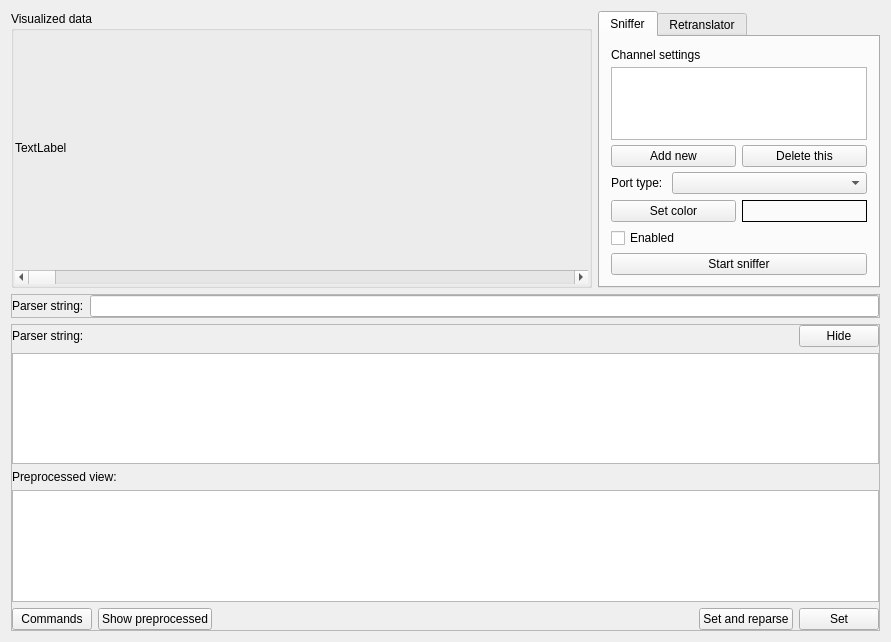
<?xml version="1.0" encoding="UTF-8"?>
<ui version="4.0">
 <class>MainWindow</class>
 <widget class="QMainWindow" name="MainWindow">
  <property name="geometry">
   <rect>
    <x>0</x>
    <y>0</y>
    <width>891</width>
    <height>642</height>
   </rect>
  </property>
  <property name="sizePolicy">
   <sizepolicy hsizetype="Expanding" vsizetype="Expanding">
    <horstretch>0</horstretch>
    <verstretch>0</verstretch>
   </sizepolicy>
  </property>
  <property name="windowTitle">
   <string>MainWindow</string>
  </property>
  <widget class="QWidget" name="centralWidget">
   <property name="sizePolicy">
    <sizepolicy hsizetype="Expanding" vsizetype="Expanding">
     <horstretch>0</horstretch>
     <verstretch>0</verstretch>
    </sizepolicy>
   </property>
   <layout class="QGridLayout" name="gridLayout">
    <item row="0" column="0">
     <widget class="QGroupBox" name="groupBox">
      <property name="title">
       <string>Visualized data</string>
      </property>
      <layout class="QVBoxLayout" name="verticalLayout_2">
       <property name="spacing">
        <number>1</number>
       </property>
       <property name="leftMargin">
        <number>1</number>
       </property>
       <property name="topMargin">
        <number>1</number>
       </property>
       <property name="rightMargin">
        <number>1</number>
       </property>
       <property name="bottomMargin">
        <number>1</number>
       </property>
       <item>
        <layout class="QVBoxLayout" name="verticalLayout">
         <item>
          <widget class="SelfResizingLabel" name="label">
           <property name="sizePolicy">
            <sizepolicy hsizetype="Minimum" vsizetype="Minimum">
             <horstretch>0</horstretch>
             <verstretch>0</verstretch>
            </sizepolicy>
           </property>
           <property name="text">
            <string>TextLabel</string>
           </property>
           <property name="scaledContents">
            <bool>true</bool>
           </property>
          </widget>
         </item>
         <item>
          <widget class="QScrollBar" name="horizontalScrollBar">
           <property name="maximum">
            <number>10000</number>
           </property>
           <property name="orientation">
            <enum>Qt::Horizontal</enum>
           </property>
          </widget>
         </item>
        </layout>
       </item>
      </layout>
     </widget>
    </item>
    <item row="0" column="1">
     <widget class="QTabWidget" name="tabWidget">
      <property name="sizePolicy">
       <sizepolicy hsizetype="Fixed" vsizetype="Expanding">
        <horstretch>0</horstretch>
        <verstretch>0</verstretch>
       </sizepolicy>
      </property>
      <property name="currentIndex">
       <number>0</number>
      </property>
      <widget class="QWidget" name="snifferTab">
       <attribute name="title">
        <string>Sniffer</string>
       </attribute>
       <layout class="QVBoxLayout" name="verticalLayout_5">
        <property name="spacing">
         <number>5</number>
        </property>
        <item>
         <widget class="QLabel" name="label_2">
          <property name="sizePolicy">
           <sizepolicy hsizetype="Minimum" vsizetype="Minimum">
            <horstretch>0</horstretch>
            <verstretch>0</verstretch>
           </sizepolicy>
          </property>
          <property name="text">
           <string>Channel settings</string>
          </property>
         </widget>
        </item>
        <item>
         <widget class="QListWidget" name="channelList">
          <property name="sizePolicy">
           <sizepolicy hsizetype="Minimum" vsizetype="Expanding">
            <horstretch>0</horstretch>
            <verstretch>0</verstretch>
           </sizepolicy>
          </property>
          <property name="resizeMode">
           <enum>QListView::Adjust</enum>
          </property>
         </widget>
        </item>
        <item>
         <layout class="QHBoxLayout" name="listButtons">
          <item>
           <widget class="QPushButton" name="addChannel">
            <property name="text">
             <string>Add new</string>
            </property>
           </widget>
          </item>
          <item>
           <widget class="QPushButton" name="deleteChannel">
            <property name="text">
             <string>Delete this</string>
            </property>
           </widget>
          </item>
         </layout>
        </item>
        <item>
         <widget class="QFrame" name="channelSettings">
          <property name="frameShape">
           <enum>QFrame::NoFrame</enum>
          </property>
          <property name="frameShadow">
           <enum>QFrame::Plain</enum>
          </property>
          <property name="lineWidth">
           <number>0</number>
          </property>
          <layout class="QVBoxLayout" name="verticalLayout_3">
           <property name="leftMargin">
            <number>0</number>
           </property>
           <property name="topMargin">
            <number>0</number>
           </property>
           <property name="rightMargin">
            <number>0</number>
           </property>
           <property name="bottomMargin">
            <number>0</number>
           </property>
           <item>
            <layout class="QFormLayout" name="portTypeLayout">
             <property name="fieldGrowthPolicy">
              <enum>QFormLayout::AllNonFixedFieldsGrow</enum>
             </property>
             <item row="0" column="0">
              <widget class="QLabel" name="portLabel">
               <property name="text">
                <string>Port type: </string>
               </property>
              </widget>
             </item>
             <item row="0" column="1">
              <widget class="QComboBox" name="portTypeComboBox"/>
             </item>
            </layout>
           </item>
           <item>
            <layout class="QFormLayout" name="portSettingsForm"/>
           </item>
           <item>
            <layout class="QHBoxLayout" name="horizontalLayout_2">
             <item>
              <widget class="QPushButton" name="channelSetColor">
               <property name="text">
                <string>Set color</string>
               </property>
              </widget>
             </item>
             <item>
              <widget class="QLabel" name="channelColor">
               <property name="frameShape">
                <enum>QFrame::Box</enum>
               </property>
               <property name="frameShadow">
                <enum>QFrame::Plain</enum>
               </property>
               <property name="text">
                <string/>
               </property>
              </widget>
             </item>
            </layout>
           </item>
           <item>
            <widget class="QCheckBox" name="channelEnable">
             <property name="text">
              <string>Enabled</string>
             </property>
            </widget>
           </item>
          </layout>
         </widget>
        </item>
        <item>
         <spacer name="verticalSpacer">
          <property name="orientation">
           <enum>Qt::Vertical</enum>
          </property>
          <property name="sizeHint" stdset="0">
           <size>
            <width>20</width>
            <height>40</height>
           </size>
          </property>
         </spacer>
        </item>
        <item>
         <widget class="QPushButton" name="snifferStart">
          <property name="text">
           <string>Start sniffer</string>
          </property>
         </widget>
        </item>
       </layout>
      </widget>
      <widget class="QWidget" name="retranslatorTab">
       <attribute name="title">
        <string>Retranslator</string>
       </attribute>
       <layout class="QVBoxLayout" name="verticalLayout_6">
        <item>
         <widget class="QFrame" name="retransSettings">
          <property name="frameShape">
           <enum>QFrame::NoFrame</enum>
          </property>
          <property name="frameShadow">
           <enum>QFrame::Plain</enum>
          </property>
          <layout class="QVBoxLayout" name="verticalLayout_4">
           <property name="leftMargin">
            <number>0</number>
           </property>
           <property name="topMargin">
            <number>0</number>
           </property>
           <property name="rightMargin">
            <number>0</number>
           </property>
           <property name="bottomMargin">
            <number>0</number>
           </property>
           <item>
            <widget class="QLabel" name="label_4">
             <property name="text">
              <string>Port 1</string>
             </property>
            </widget>
           </item>
           <item>
            <layout class="QFormLayout" name="formLayout_2">
             <item row="0" column="0">
              <widget class="QLabel" name="portLabel_2">
               <property name="text">
                <string>Port: </string>
               </property>
              </widget>
             </item>
             <item row="0" column="1">
              <widget class="QComboBox" name="serialPort_1_Retr"/>
             </item>
             <item row="1" column="0">
              <widget class="QLabel" name="speedLabel_2">
               <property name="text">
                <string>Speed: </string>
               </property>
              </widget>
             </item>
             <item row="1" column="1">
              <widget class="QComboBox" name="port_1_SpeedRetr"/>
             </item>
            </layout>
           </item>
           <item>
            <widget class="QLabel" name="label_5">
             <property name="text">
              <string>Port 2</string>
             </property>
            </widget>
           </item>
           <item>
            <layout class="QFormLayout" name="formLayout_3">
             <item row="0" column="0">
              <widget class="QLabel" name="portLabel_3">
               <property name="text">
                <string>Port: </string>
               </property>
              </widget>
             </item>
             <item row="0" column="1">
              <widget class="QComboBox" name="serialPort_2_Retr"/>
             </item>
             <item row="1" column="0">
              <widget class="QLabel" name="speedLabel_3">
               <property name="text">
                <string>Speed: </string>
               </property>
              </widget>
             </item>
             <item row="1" column="1">
              <widget class="QComboBox" name="port_2_SpeedRetr"/>
             </item>
            </layout>
           </item>
          </layout>
         </widget>
        </item>
        <item>
         <spacer name="verticalSpacer_2">
          <property name="orientation">
           <enum>Qt::Vertical</enum>
          </property>
          <property name="sizeHint" stdset="0">
           <size>
            <width>20</width>
            <height>40</height>
           </size>
          </property>
         </spacer>
        </item>
        <item>
         <widget class="QPushButton" name="retrStart">
          <property name="text">
           <string>Start retranslator</string>
          </property>
         </widget>
        </item>
       </layout>
      </widget>
     </widget>
    </item>
    <item row="2" column="0" colspan="2">
     <widget class="QFrame" name="minimizedParserCont">
      <property name="frameShape">
       <enum>QFrame::StyledPanel</enum>
      </property>
      <property name="frameShadow">
       <enum>QFrame::Raised</enum>
      </property>
      <layout class="QVBoxLayout" name="verticalLayout_7">
       <property name="leftMargin">
        <number>0</number>
       </property>
       <property name="topMargin">
        <number>0</number>
       </property>
       <property name="rightMargin">
        <number>0</number>
       </property>
       <property name="bottomMargin">
        <number>0</number>
       </property>
       <item>
        <layout class="QFormLayout" name="formLayout_4">
         <item row="0" column="0">
          <widget class="QLabel" name="label_3">
           <property name="sizePolicy">
            <sizepolicy hsizetype="Minimum" vsizetype="Minimum">
             <horstretch>0</horstretch>
             <verstretch>0</verstretch>
            </sizepolicy>
           </property>
           <property name="text">
            <string>Parser string:</string>
           </property>
          </widget>
         </item>
         <item row="0" column="1">
          <widget class="LineEditWithFocusSignals" name="parserEditDummy">
           <property name="mouseTracking">
            <bool>false</bool>
           </property>
           <property name="focusPolicy">
            <enum>Qt::WheelFocus</enum>
           </property>
           <property name="readOnly">
            <bool>false</bool>
           </property>
          </widget>
         </item>
        </layout>
       </item>
      </layout>
     </widget>
    </item>
    <item row="3" column="0" colspan="2">
     <widget class="QFrame" name="expandedParserCont">
      <property name="frameShape">
       <enum>QFrame::StyledPanel</enum>
      </property>
      <property name="frameShadow">
       <enum>QFrame::Raised</enum>
      </property>
      <layout class="QVBoxLayout" name="verticalLayout_8">
       <property name="leftMargin">
        <number>0</number>
       </property>
       <property name="topMargin">
        <number>0</number>
       </property>
       <property name="rightMargin">
        <number>0</number>
       </property>
       <property name="bottomMargin">
        <number>0</number>
       </property>
       <item>
        <layout class="QHBoxLayout" name="horizontalLayout_3">
         <item>
          <widget class="QLabel" name="rawParseEditLabel">
           <property name="text">
            <string>Parser string:</string>
           </property>
          </widget>
         </item>
         <item>
          <spacer name="horizontalSpacer_2">
           <property name="orientation">
            <enum>Qt::Horizontal</enum>
           </property>
           <property name="sizeHint" stdset="0">
            <size>
             <width>40</width>
             <height>20</height>
            </size>
           </property>
          </spacer>
         </item>
         <item>
          <widget class="QPushButton" name="hideParseEditButt">
           <property name="text">
            <string>Hide</string>
           </property>
          </widget>
         </item>
        </layout>
       </item>
       <item>
        <widget class="QPlainTextEdit" name="parserEdit">
         <property name="cursor" stdset="0">
          <cursorShape>IBeamCursor</cursorShape>
         </property>
        </widget>
       </item>
       <item>
        <widget class="QLabel" name="preprocessedParseEditLabel">
         <property name="text">
          <string>Preprocessed view:</string>
         </property>
        </widget>
       </item>
       <item>
        <widget class="QTextEdit" name="preprocessedParseEdit"/>
       </item>
       <item>
        <layout class="QHBoxLayout" name="horizontalLayout">
         <item>
          <widget class="QPushButton" name="parserCommandsButt">
           <property name="text">
            <string>Commands</string>
           </property>
          </widget>
         </item>
         <item>
          <widget class="QPushButton" name="showPreprocessedButt">
           <property name="text">
            <string>Show preprocessed</string>
           </property>
          </widget>
         </item>
         <item>
          <spacer name="horizontalSpacer">
           <property name="orientation">
            <enum>Qt::Horizontal</enum>
           </property>
           <property name="sizeHint" stdset="0">
            <size>
             <width>40</width>
             <height>20</height>
            </size>
           </property>
          </spacer>
         </item>
         <item>
          <widget class="QPushButton" name="parserSetAndReparseButt">
           <property name="text">
            <string>Set and reparse</string>
           </property>
          </widget>
         </item>
         <item>
          <widget class="QPushButton" name="parserSetButt">
           <property name="text">
            <string>Set</string>
           </property>
          </widget>
         </item>
        </layout>
       </item>
      </layout>
     </widget>
    </item>
   </layout>
  </widget>
 </widget>
 <layoutdefault spacing="6" margin="11"/>
 <customwidgets>
  <customwidget>
   <class>SelfResizingLabel</class>
   <extends>QLabel</extends>
   <header>selfresizinglabel.h</header>
  </customwidget>
  <customwidget>
   <class>LineEditWithFocusSignals</class>
   <extends>QLineEdit</extends>
   <header>lineeditwithfocussignals.h</header>
  </customwidget>
 </customwidgets>
 <resources/>
 <connections/>
</ui>
